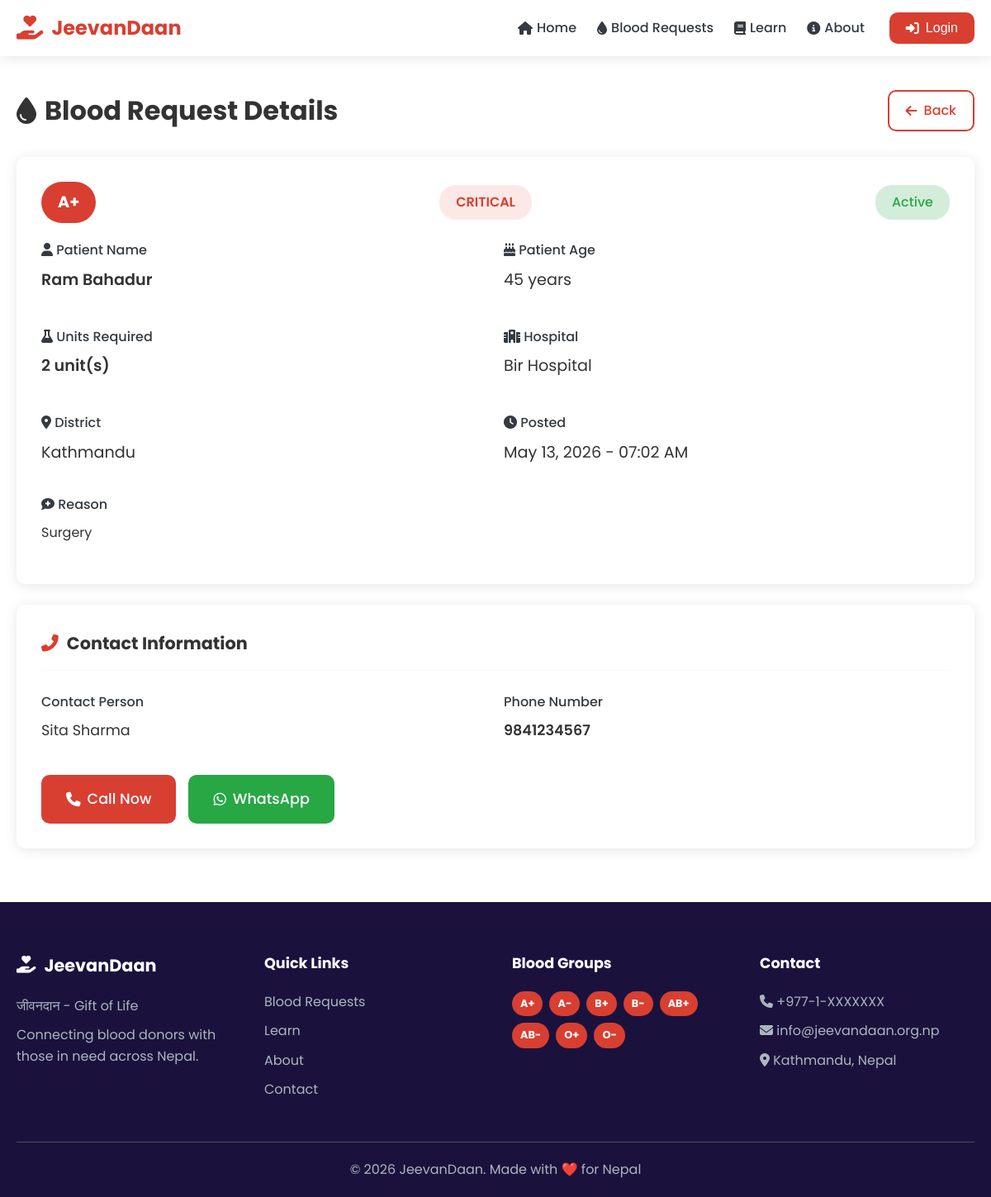
The app's page /public/requests/details/1 with its own data.
### tables this page shows
CREATE TABLE blood_requests (
    id INT AUTO_INCREMENT PRIMARY KEY,
    requested_by INT NOT NULL,
    requester_type ENUM('user', 'organization') NOT NULL,
    patient_name VARCHAR(255) NOT NULL,
    patient_age INT,
    blood_group ENUM('A+', 'A-', 'B+', 'B-', 'AB+', 'AB-', 'O+', 'O-') NOT NULL,
    units_required INT DEFAULT 1,
    hospital_name VARCHAR(255) NOT NULL,
    hospital_district VARCHAR(100) NOT NULL,
    hospital_address TEXT,
    urgency ENUM('critical', 'urgent', 'normal') DEFAULT 'normal',
    status ENUM('active', 'fulfilled', 'cancelled', 'expired') DEFAULT 'active',
    contact_name VARCHAR(255),
    contact_phone VARCHAR(20) NOT NULL,
    contact_email VARCHAR(255),
    reason TEXT,
    required_by DATETIME,
    additional_notes TEXT,
    fulfilled_by INT,
    fulfilled_at DATETIME,
    created_at TIMESTAMP DEFAULT CURRENT_TIMESTAMP,
    updated_at TIMESTAMP DEFAULT CURRENT_TIMESTAMP ON UPDATE CURRENT_TIMESTAMP
);

### app/core/Controller.php (called while the page is built, shortened)
<?php
class Controller {
    public function __construct() {
        $this->db = Database::getInstance()->getConnection();
    }
    protected function view($view, $data = []) {
        extract($data);
        require_once APP_ROOT . '/app/views/' . $view . '.php';
    }
}

### app/controllers/Requests.php (called while the page is built, shortened)
<?php
class Requests extends Controller {
    public function details($id = null) {
        $stmt = $this->db->prepare("SELECT * FROM blood_requests WHERE id = ?");
        $stmt->bind_param("i", $id);
        $stmt->execute();
        $request = $stmt->get_result()->fetch_assoc();
        $this->view('requests/view', [
            'title' => 'Blood Request',
            'request' => $request
        ]);
    }
}

### app/core/App.php (called while the page is built, shortened)
<?php
class App {
    protected $method = 'index';
    public function __construct() {
        $url = $this->parseUrl();
        if (isset($url[0]) && !empty($url[0])) {
            $controllerName = ucfirst(strtolower($url[0]));
            if (file_exists(APP_ROOT . '/app/controllers/' . $controllerName . '.php')) {
                $this->controller = $controllerName;
                unset($url[0]);
            }
        }
        $this->controller = new $this->controller;
        if (isset($url[1])) {
            $method = str_replace('-', '_', $url[1]);
            if (method_exists($this->controller, $method)) {
                $this->method = $method;
                unset($url[1]);
            }
        }
        $this->params = $url ? array_values($url) : [];
        call_user_func_array([$this->controller, $this->method], $this->params);
    }
    protected function parseUrl() {
        if (isset($_GET['url'])) {
            return explode('/', filter_var(rtrim($_GET['url'], '/'), FILTER_SANITIZE_URL));
        }
        return [];
    }
}

### public/index.php (called while the page is built, shortened)
<?php
require_once '../app/config/Database.php';
require_once '../app/core/App.php';
require_once '../app/core/Controller.php';
$app = new App();

### app/config/Database.php (called while the page is built, shortened)
<?php
class Database {
    private static $instance = null;
    private $conn;
    private function __construct() {
        $this->conn = new mysqli(DB_HOST, DB_USER, DB_PASS, DB_NAME, DB_PORT);
        $this->conn->set_charset("utf8mb4");
    }
    public static function getInstance() {
        if (self::$instance === null) {
            self::$instance = new self();
        }
        return self::$instance;
    }
    public function getConnection() {
        return $this->conn;
    }
}

### app/views/requests/view.php (the view, shortened to what this page needs)
<?php require_once APP_ROOT . '/app/views/layouts/header.php'; ?>
<div class="dashboard">
    <div class="container">
        <div class="page-header">
            <h1><i class="fas fa-tint"></i> Blood Request Details</h1>
            <a href="<?php echo APP_URL; ?>/requests" class="btn btn-outline">
                <i class="fas fa-arrow-left"></i> Back
            </a>
        </div>
        <div class="form-section">
            <div style="display:flex;justify-content:space-between;align-items:center;margin-bottom:20px;">
                <span class="blood-badge large"><?php echo $request['blood_group']; ?></span>
                <span class="urgency-badge <?php echo $request['urgency']; ?>" style="font-size:1rem;padding:8px 20px;">
                    <?php echo ucfirst($request['urgency']); ?>
                </span>
                <span class="status-badge <?php echo $request['status']; ?>" style="font-size:1rem;padding:8px 20px;">
                    <?php echo ucfirst($request['status']); ?>
                </span>
            </div>
            <div class="form-grid">
                <div class="form-group">
                    <label><i class="fas fa-user"></i> Patient Name</label>
                    <p style="font-size:1.2rem;font-weight:600;"><?php echo htmlspecialchars($request['patient_name']); ?></p>
                </div>
                <div class="form-group">
                    <label><i class="fas fa-birthday-cake"></i> Patient Age</label>
                    <p style="font-size:1.2rem;"><?php echo $request['patient_age'] ? $request['patient_age'] . ' years' : 'Not specified'; ?></p>
                </div>
                <div class="form-group">
                    <label><i class="fas fa-flask"></i> Units Required</label>
                    <p style="font-size:1.2rem;font-weight:600;"><?php echo $request['units_required']; ?> unit(s)</p>
                </div>
                <div class="form-group">
                    <label><i class="fas fa-hospital"></i> Hospital</label>
                    <p style="font-size:1.2rem;"><?php echo htmlspecialchars($request['hospital_name']); ?></p>
                </div>
                <div class="form-group">
                    <label><i class="fas fa-map-marker-alt"></i> District</label>
                    <p style="font-size:1.2rem;"><?php echo htmlspecialchars($request['hospital_district']); ?></p>
                </div>
                <div class="form-group">
                    <label><i class="fas fa-clock"></i> Posted</label>
                    <p style="font-size:1.2rem;"><?php echo date('M d, Y - h:i A', strtotime($request['created_at'])); ?></p>
                </div>
            </div>
            <?php if ($request['reason']): ?>
                <div class="form-group" style="margin-top:15px;">
                    <label><i class="fas fa-comment-medical"></i> Reason</label>
                    <p><?php echo htmlspecialchars($request['reason']); ?></p>
                </div>
            <?php endif; ?>
        </div>
        <div class="form-section">
            <h2><i class="fas fa-phone-alt"></i> Contact Information</h2>
            <div class="form-grid">
                <div class="form-group">
                    <label>Contact Person</label>
                    <p style="font-size:1.1rem;"><?php echo htmlspecialchars($request['contact_name'] ?? 'Not provided'); ?></p>
                </div>
                <div class="form-group">
                    <label>Phone Number</label>
                    <p style="font-size:1.1rem;font-weight:600;"><?php echo htmlspecialchars($request['contact_phone']); ?></p>
                </div>
            </div>
            <div style="display:flex;gap:15px;margin-top:20px;flex-wrap:wrap;">
                <a href="tel:<?php echo $request['contact_phone']; ?>" class="btn btn-primary btn-lg">
                    <i class="fas fa-phone"></i> Call Now
                </a>
                <a href="https://wa.me/977<?php echo ltrim($request['contact_phone'], '0'); ?>?text=Hello, I saw your blood request on JeevanDaan for <?php echo $request['blood_group']; ?> blood. I would like to help." class="btn btn-success btn-lg" target="_blank">
                    <i class="fab fa-whatsapp"></i> WhatsApp
                </a>
            </div>
        </div>
    </div>
</div>
<?php require_once APP_ROOT . '/app/views/layouts/footer.php'; ?>

### public/css/style.css (style rules this page uses)
:root { --primary: #d83f31; --primary-dark: #b72e23; --secondary: #6c757d; --dark: #1a123d; --background-peach: #f9e8e8; --success: #28a745; --warning: #ffc107; --danger: #d83f31; --info: #17a2b8; --light: #f8f9fa; --white: #ffffff; --shadow: 0 2px 15px rgba(0, 0, 0, 0.1); --radius: 10px; }
* { margin: 0; padding: 0; box-sizing: border-box; }
body { font-family: "Poppins", -apple-system, BlinkMacSystemFont, "Segoe UI", Roboto, sans-serif; line-height: 1.6; color: #333; background: var(--white); }
a { text-decoration: none; color: inherit; }
.container { max-width: 1200px; margin: 0 auto; padding: 0 20px; }
.btn { display: inline-flex; align-items: center; justify-content: center; gap: 8px; padding: 10px 20px; border: none; border-radius: var(--radius); font-size: 1rem; font-weight: 500; cursor: pointer; transition: all 0.3s; }
.btn-primary { background: var(--primary); color: var(--white); }
.btn-outline { background: transparent; border: 2px solid var(--primary); color: var(--primary); }
.btn-success { background: var(--success); color: var(--white); }
.btn-lg { padding: 15px 30px; font-size: 1.1rem; }
.blood-badge { display: inline-flex; align-items: center; justify-content: center; background: var(--primary); color: var(--white); padding: 8px 15px; border-radius: 25px; font-weight: 700; }
.blood-badge.large { font-size: 1.2rem; padding: 10px 20px; }
.urgency-badge { padding: 5px 12px; border-radius: 20px; font-size: 0.8rem; font-weight: 600; text-transform: uppercase; }
.urgency-badge.critical { background: #fde8e8; color: var(--danger); }
.status-badge { padding: 5px 12px; border-radius: 20px; font-size: 0.8rem; font-weight: 500; }
.status-badge.active { background: #d4edda; color: var(--success); }
.form-group { margin-bottom: 20px; }
.form-group label { display: block; margin-bottom: 8px; font-weight: 500; color: #343a40; }
.form-grid { display: grid; grid-template-columns: repeat(2, 1fr); gap: 20px; }
.dashboard { padding: 40px 0; }
.page-header { display: flex; justify-content: space-between; align-items: center; margin-bottom: 30px; }
.page-header h1 { display: flex; align-items: center; gap: 10px; }
.form-section { background: var(--white); border-radius: var(--radius); box-shadow: var(--shadow); padding: 30px; margin-bottom: 25px; }
.form-section h2 { font-size: 1.3rem; margin-bottom: 25px; padding-bottom: 15px; border-bottom: 1px solid var(--light); display: flex; align-items: center; gap: 10px; }
.form-section h2 i { color: var(--primary); }

### records on screen
blood_requests: blood_group "A+", urgency "CRITICAL", status "Active", patient_name "Ram Bahadur", patient_age "45", units_required "2", hospital_name "Bir Hospital", hospital_district "Kathmandu", created_at "May 13, 2026 - 07:02 AM", reason "Surgery", contact_name "Sita Sharma", contact_phone "9841234567"
